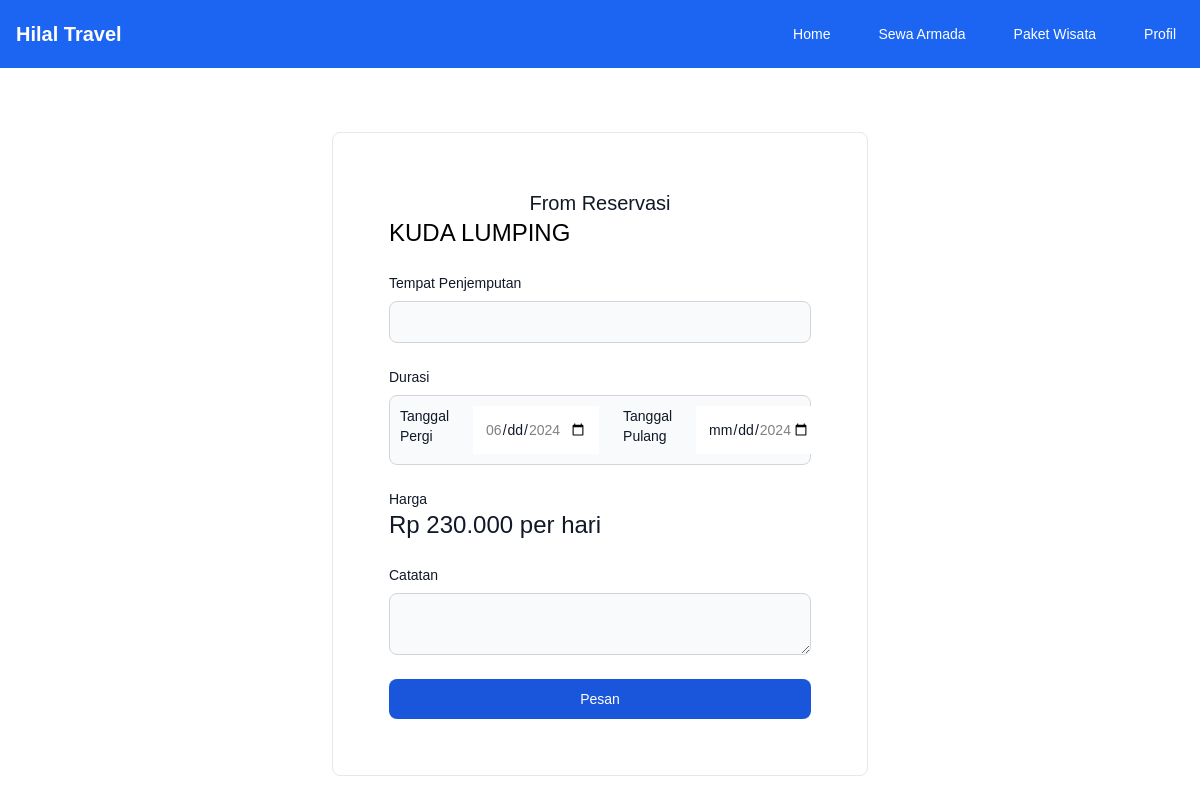
The page /app/user/armada/sewa.php?id=K0001 (signed in) on the database as committed earlier.
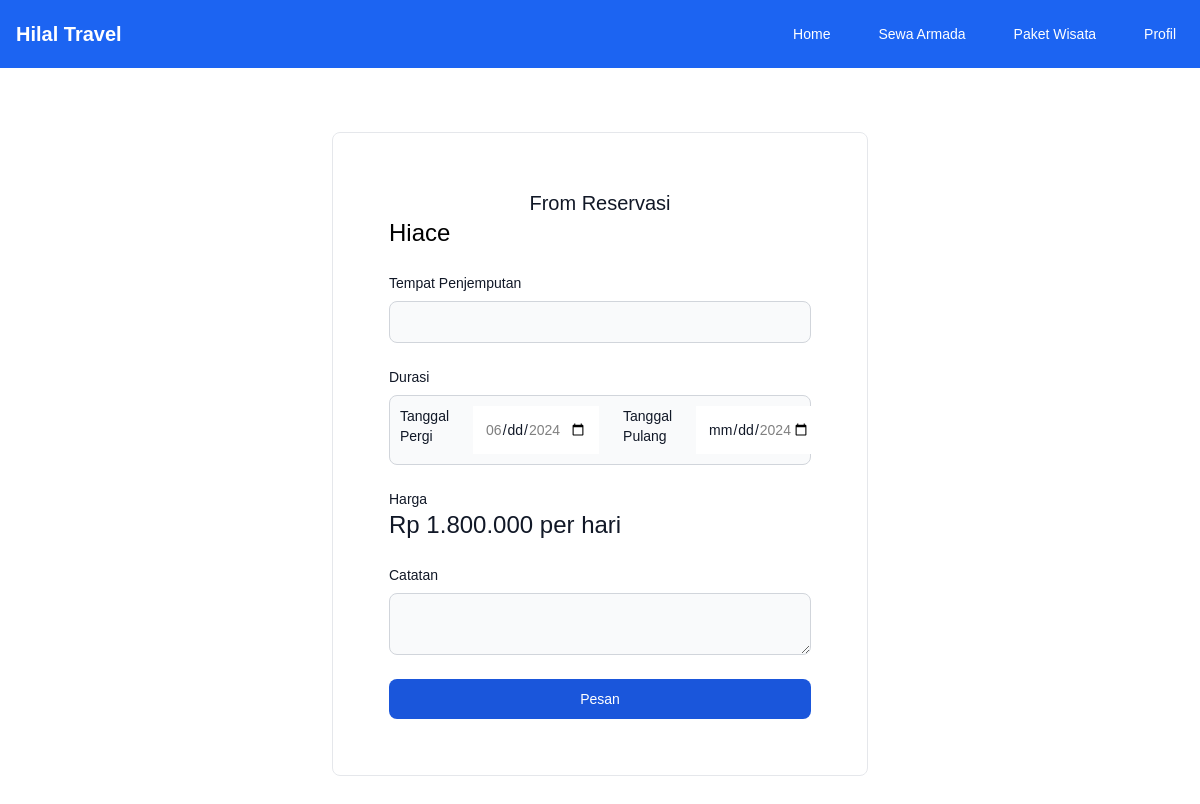
The same page on the database as committed later.
### tables this page shows
CREATE TABLE `kendaraan` (
  `ID_KENDARAAN` char(8) NOT NULL,
  `NAMA_KENDARAAN` varchar(64) NOT NULL,
  `HARGA_KENDARAAN` bigint(20) NOT NULL,
  `DESKRIPSI_KENDARAAN` varchar(256) NOT NULL,
  `GAMBAR_KENDARAAN` varchar(256) NOT NULL,
  `STATUS_KENDARAAN` tinyint(1) NOT NULL DEFAULT 1
);

### app/database.php (called while the page is built, shortened)
<?php
	function getKendaraanById($id) {
		try{
			$statement = DB->prepare("SELECT * FROM kendaraan where ID_KENDARAAN = :id");
			$statement->bindValue(':id',$id);
			$statement->execute();
			return $statement->fetch(PDO::FETCH_ASSOC);
		}
		catch(PDOException $err){
			echo $err->getMessage();
		}
	}
?>

### app/user/armada/sewa.php (the view, shortened to what this page needs)
<?php
    require("../../database.php");
    if (isset($_GET['id'])) {
      $kendaraan = getKendaraanById($_GET['id']);
    } else {
      $kendaraan = getKendaraanById($_POST['id_kendaraan']);
    }
?>
<!DOCTYPE html>
<html lang="en">
  <head>
    <link rel="stylesheet" href="<?= BASEURL ?>/dist/output.css">
  </head>
  <body>
    <header>
      <?php	include("../../../assets/inc/user/layouts/header.inc"); ?>
    </header>
    <main class="flex justify-center p-16">
      <div
        class="w-1/2 p-4 bg-white border border-gray-200 rounded-lg backdrop-blur-xl sm:p-6 md:p-14"
      >
        <h5 class="text-xl font-medium text-gray-900 text-center">
          From Reservasi
        </h5>
        <form class="space-y-6" action="" id="form" method="POST">
          <h2 class="text-2xl text-bold"><?= $kendaraan["NAMA_KENDARAAN"]; ?></h2>
          <?php
          $id = $_SESSION['id'];
          $inc = BASEPATH.'/assets/inc/user/armada/sewa.php';
          if (isset($_POST['submit'])) {
            sewa($_POST, $id, $kendaraan['ID_KENDARAAN']);
            echo "<h6>pemesanan berhasil, silahkan lakukan pembayaran di menu riwayat pemesanan</h6>";
            exit();
          } else {
              include $inc;
          }
          ?>
        </form>
      </div>
    </main>
  </body>
</html>

### assets/inc/user/armada/sewa.php (shortened to what this page needs)
<div>
  <label
    for="titik"
    class="block mb-2 text-sm font-medium text-gray-900"
    >Tempat Penjemputan</label
  >
  <input
    type="text"
    name="titik"
    id="titik"
    class="bg-gray-50 border border-gray-300 text-gray-900 text-sm rounded-lg focus:ring-blue-500 focus:border-blue-500 block w-full p-2.5"
    required
  />
</div>
<div>
  <label
    for="password"
    class="block mb-2 text-sm font-medium text-gray-900"
    >Durasi</label
  >
  <div
    class="flex gap-6 bg-gray-50 border border-gray-300 text-gray-900 text-sm rounded-lg focus:ring-blue-500 focus:border-blue-500 w-full p-2.5"
  >
    <label for="start" class="block mb-2 text-sm font-medium text-gray-900">Tanggal Pergi</label>
    <input class="text-sm border-0" type="date" name="start" id="start"
      min="<?php
        $date = new DateTime(date('Y-m-d'));
        $date->modify('+2 day');
        echo $date->format('Y-m-d');
      ?>"
      max="<?php
        $date->modify('+5 day');
       echo $date->format('Y-m-d');
      ?>"
      required/>
    <label for="end" class="block mb-2 text-sm font-medium text-gray-900">Tanggal Pulang</label>
    <input class="text-sm border-0" type="date" name="end" id="end"
      min="<?php
        $end = new DateTime(date('Y-m-d'));
        $end->modify('+3 day');
        echo $end->format('Y-m-d');
      ?>"
      max="<?php
        $end->modify('+29 day');
        echo $end->format('Y-m-d');
      ?>"
      required
    />
  </div>
</div>
<div>
  <label
    class="block mb-2 text-sm font-medium text-gray-900"
    >Harga<label
  >
  <h2 class="text-2xl text-bold"><?= "Rp " . number_format($kendaraan["HARGA_KENDARAAN"], 0, ',', '.');?> per hari</h2>
</div>
<div>
  <label
    for="catatan"
    class="block mb-2 text-sm font-medium text-gray-900"
    >Catatan</label
  >
  <textarea
    type="text"
    name="catatan"
    id="catatan"
    class="bg-gray-50 border border-gray-300 text-gray-900 text-sm rounded-lg focus:ring-blue-500 focus:border-blue-500 block w-full p-2.5"
    required
  ></textarea>
</div>
<button
  id="pay-button"
  type="submit"
  name="submit"
  class="w-full text-white bg-blue-700 hover:bg-blue-800 focus:ring-4 focus:outline-none focus:ring-blue-300 font-medium rounded-lg text-sm px-5 py-2.5 text-center"
>
  Pesan
</button>

Rows that differ between the two databases and show on the page:
changed kendaraan: NAMA_KENDARAAN "KUDA LUMPING" → "Hiace"; HARGA_KENDARAAN "230.000" → "1.800.000"
